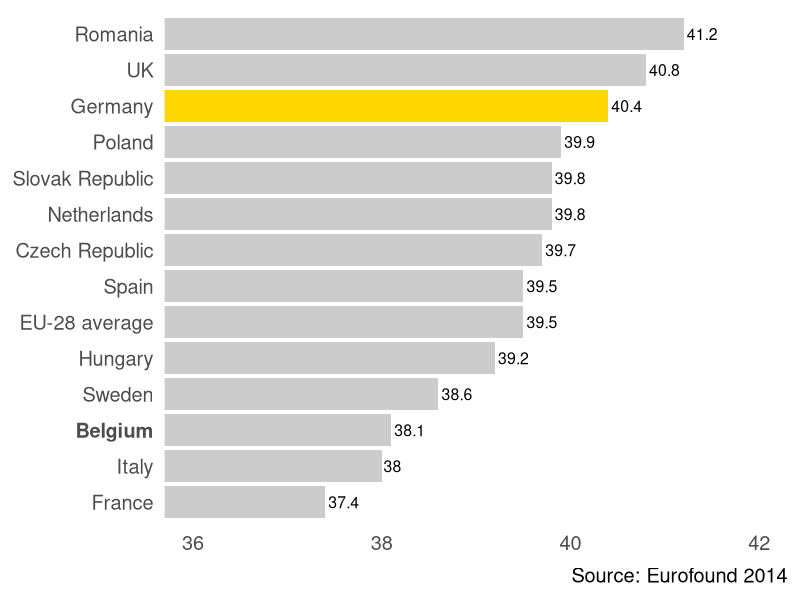
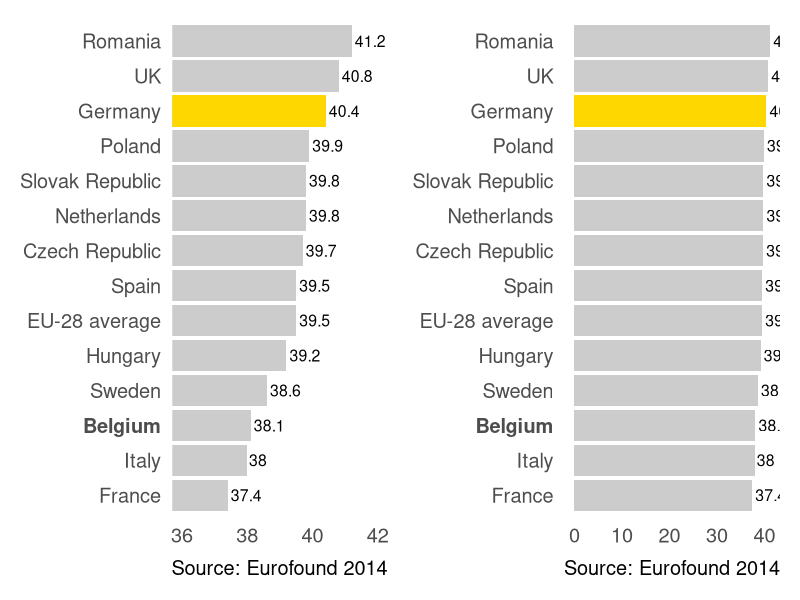
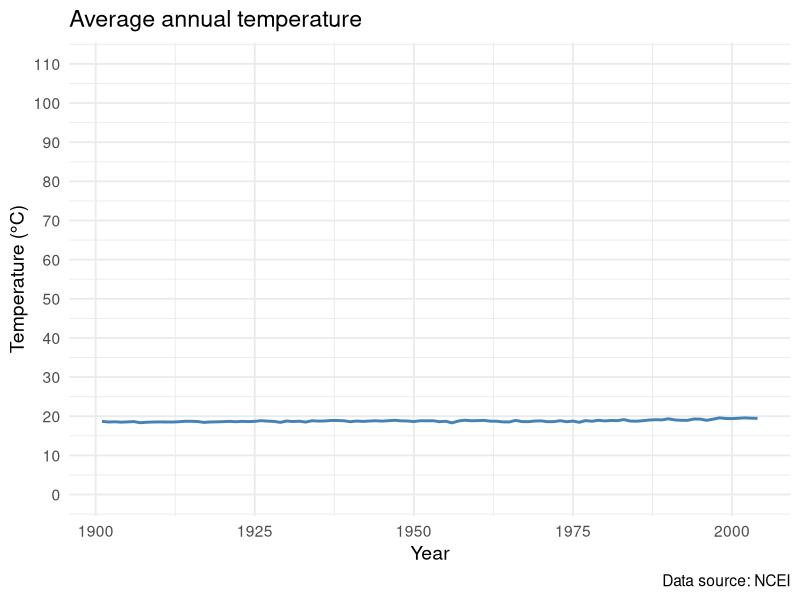
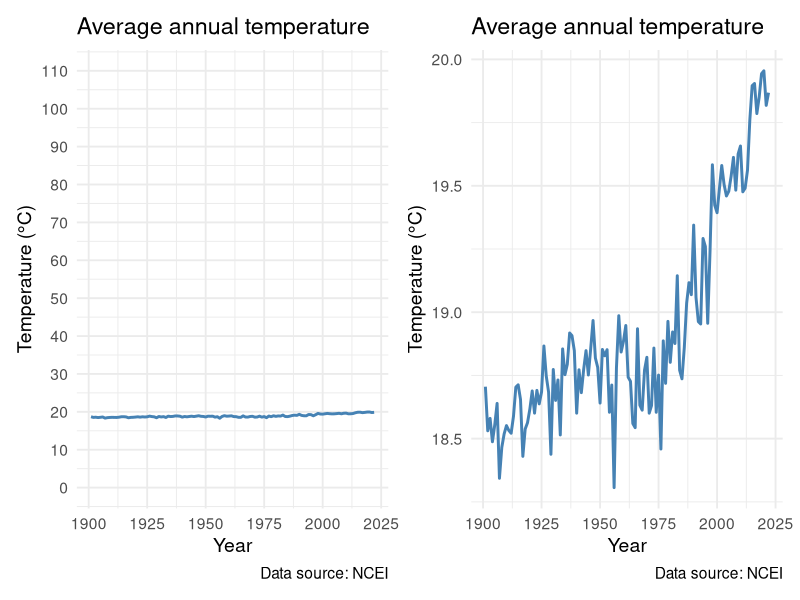
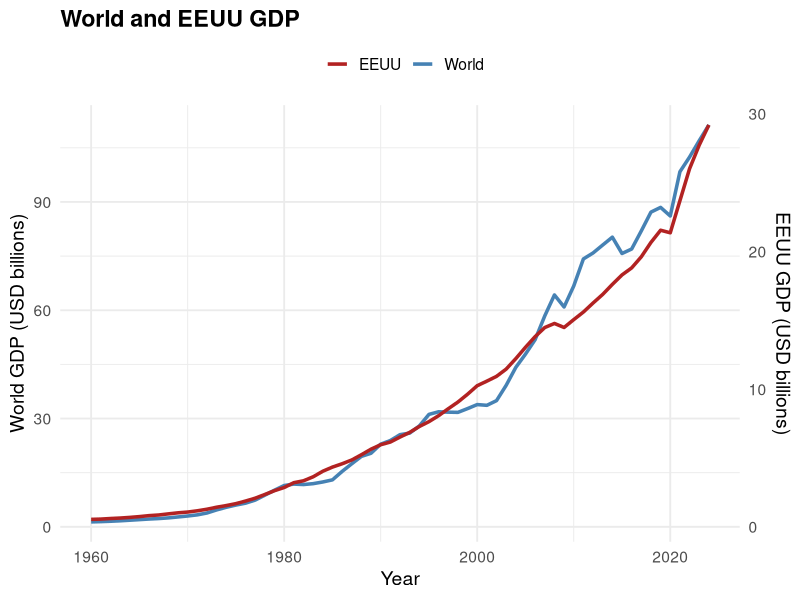
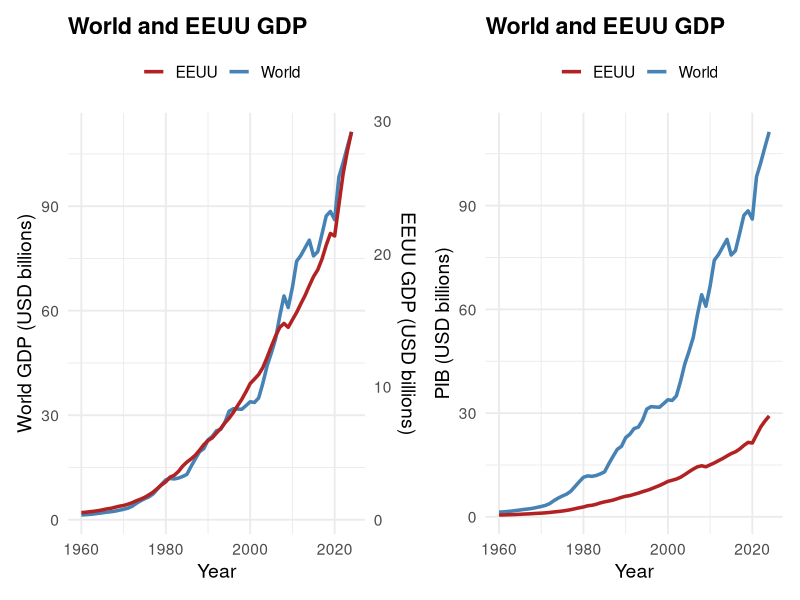

Write the R code that produced these figures, in order.
## ---- chunk 1
options(htmltools.dir.version = FALSE)
# Animations: https://github.com/daneden/animate.css#animations
knitr::opts_chunk$set(echo = FALSE, eval = TRUE, fig.width = 4.5, fig.height = 3.5, fig.show = 'hold', message = FALSE, warning = F)
# Package for slides
# remotes::install_github('yihui/xaringan')

# viewer: xaringan::inf_mr()

# Export to pdf
# install.packages("pagedown")
# pagedown::chrome_print("CoursePresentation-17.02.25.html")
## ---- chunk 2
# Cargar librerías
library(ggplot2)
library(dplyr)

# Datos (promedio de horas semanales, 2013, fuente Eurofound)
df <- data.frame(
    country = c("Romania", "UK", "Germany", "Poland", "Netherlands",
                "Slovak Republic", "Czech Republic", "EU-28 average", "Spain",
                "Hungary", "Sweden", "Belgium", "Italy", "France"),
    hours = c(41.2, 40.8, 40.4, 39.9, 39.8,
              39.8, 39.7, 39.5, 39.5,
              39.2, 38.6, 38.1, 38.0, 37.4)
)

# Ordenar por horas
df$country <- factor(df$country, levels = df$country[order(df$hours, decreasing = F)])

# --- Figura 1 (estilo original con etiquetas numéricas) ---
p1 <- ggplot(df, aes(x = hours, y = country)) +
  geom_col(fill = "grey80") +
  geom_col(data = filter(df, country == "Germany"), 
           aes(x = hours, y = country), fill = "gold") +
  geom_text(aes(label = hours), hjust = -0.1, size = 4) +
  coord_cartesian(xlim = c(36, 42)) + 
  labs(caption = "Source: Eurofound 2014", x = NULL, y = NULL) +
  theme_minimal(base_size = 18) +
  theme(panel.grid.major = element_blank(),
        panel.grid.minor = element_blank(),
        axis.text.y = element_text(face = ifelse(df$country == "Germany", "bold", "plain")))

p1
 
## ---- chunk 3
# Cargar librerías
library(ggplot2)
library(dplyr)

# Datos (promedio de horas semanales, 2013, fuente Eurofound)
df <- data.frame(
    country = c("Romania", "UK", "Germany", "Poland", "Netherlands",
                "Slovak Republic", "Czech Republic", "EU-28 average", "Spain",
                "Hungary", "Sweden", "Belgium", "Italy", "France"),
    hours = c(41.2, 40.8, 40.4, 39.9, 39.8,
              39.8, 39.7, 39.5, 39.5,
              39.2, 38.6, 38.1, 38.0, 37.4)
)

# Ordenar por horas
df$country <- factor(df$country, levels = df$country[order(df$hours, decreasing = F)])

# --- Figura 1 (estilo original con etiquetas numéricas) ---
p1 <- ggplot(df, aes(x = hours, y = country)) +
  geom_col(fill = "grey80") +
  geom_col(data = filter(df, country == "Germany"), 
           aes(x = hours, y = country), fill = "gold") +
  geom_text(aes(label = hours), hjust = -0.1, size = 4) +
  coord_cartesian(xlim = c(36, 42)) + 
  labs(caption = "Source: Eurofound 2014", x = NULL, y = NULL) +
  theme_minimal(base_size = 18) +
  theme(panel.grid.major = element_blank(),
        panel.grid.minor = element_blank(),
        axis.text.y = element_text(face = ifelse(df$country == "Germany", "bold", "plain")))

# Cargar librerías
library(patchwork)


# Datos (promedio de horas semanales, 2013, fuente Eurofound)
df <- data.frame(
    country = c("Romania", "UK", "Germany", "Poland", "Netherlands",
                "Slovak Republic", "Czech Republic", "EU-28 average", "Spain",
                "Hungary", "Sweden", "Belgium", "Italy", "France"),
    hours = c(41.2, 40.8, 40.4, 39.9, 39.8,
              39.8, 39.7, 39.5, 39.5,
              39.2, 38.6, 38.1, 38.0, 37.4)
)

# Ordenar por horas
df$country <- factor(df$country, levels = df$country[order(df$hours, decreasing = F)])

# --- Figura 1 (estilo original con etiquetas numéricas) ---
p2 <- ggplot(df, aes(x = hours, y = country)) +
  geom_col(fill = "grey80") +
  geom_col(data = filter(df, country == "Germany"), 
           aes(x = hours, y = country), fill = "gold") +
  geom_text(aes(label = hours), hjust = -0.1, size = 4) +
  labs(caption = "Source: Eurofound 2014", x = NULL, y = NULL) +
  theme_minimal(base_size = 18) +
  theme(panel.grid.major = element_blank(),
        panel.grid.minor = element_blank(),
        axis.text.y = element_text(face = ifelse(df$country == "Germany", "bold", "plain")))

p1 + p2
 
## ---- chunk 4
temp_df <- data.table::fread("img/combined_temperature.csv")

library(dplyr)
library(ggplot2)

# Average across all countries per year
yearly_avg <- temp_df %>%
  group_by(Year) %>%
  summarise(
    mean_temp = mean(`Annual Mean`, na.rm = TRUE),
    mean_smooth = mean(`5-yr smooth`, na.rm = TRUE)
  )

# Plot
p1<-ggplot(yearly_avg[yearly_avg$Year<2005,], aes(x = Year)) +
  geom_line(aes(y = mean_temp), color = "steelblue", size = 1) +
  labs(
    title = "Average annual temperature",
    y = "Temperature (°C)",
    x = "Year",
    caption = "Data source: NCEI"
  ) +
  theme_minimal(base_size = 14) + 
    coord_cartesian(ylim = c(0, 110)) +
  scale_y_continuous(breaks=seq(0,110,10)) +
  scale_x_continuous(breaks=seq(1900,2010,25))


# Plot
p2 <- ggplot(yearly_avg[yearly_avg$Year<2005,], aes(x = Year)) +
  geom_line(aes(y = mean_temp), color = "steelblue", size = 1) +
  labs(
    title = "Average annual temperature",
    y = "Temperature (°C)",
    x = "Year",
    caption = "Data source: NCEI"
  ) +
  theme_minimal(base_size = 14) + 
  scale_x_continuous(breaks=seq(1900,2010,25))

p1
## ---- chunk 5
temp_df <- data.table::fread("img/combined_temperature.csv")

library(dplyr)
library(ggplot2)

# Average across all countries per year
yearly_avg <- temp_df %>%
  group_by(Year) %>%
  summarise(
    mean_temp = mean(`Annual Mean`, na.rm = TRUE),
    mean_smooth = mean(`5-yr smooth`, na.rm = TRUE)
  )

# Plot
p1<-ggplot(yearly_avg, aes(x = Year)) +
  geom_line(aes(y = mean_temp), color = "steelblue", size = 1) +
  labs(
    title = "Average annual temperature",
    y = "Temperature (°C)",
    x = "Year",
    caption = "Data source: NCEI"
  ) +
  theme_minimal(base_size = 14) + 
    coord_cartesian(ylim = c(0, 110)) +
  scale_y_continuous(breaks=seq(0,110,10)) +
  scale_x_continuous(breaks=seq(1900,2030,25))


# Plot
p2 <- ggplot(yearly_avg, aes(x = Year)) +
  geom_line(aes(y = mean_temp), color = "steelblue", size = 1) +
  labs(
    title = "Average annual temperature",
    y = "Temperature (°C)",
    x = "Year",
    caption = "Data source: NCEI"
  ) +
  theme_minimal(base_size = 14) + 
  scale_x_continuous(breaks=seq(1900,2030,25))

p1 + p2
## ---- chunk 6
library(scales)

world <- data.table::fread("img/Mundo_ Producto interior bruto (2024).csv")
eeuu <- data.table::fread("img/Estados Unidos_ Producto interior bruto (2024).csv")

world <- world[,c("Variable observation date", "Variable observation value")]
eeuu <- eeuu[,c("Variable observation date", "Variable observation value")]

# Unir por Year
gdp <- left_join(world, eeuu, by = "Variable observation date")

# Calcular factor de escala (para el eje secundario)
scaling_factor <- max(gdp$`Variable observation value.x`, na.rm = TRUE) / max(gdp$`Variable observation value.y`, na.rm = TRUE)

# Gráfico con doble eje (engañoso)
a <- ggplot(gdp, aes(x = `Variable observation date`)) +
  geom_line(aes(y = `Variable observation value.x`, color = "World"), size = 1.2) +
  geom_line(aes(y = `Variable observation value.y` * scaling_factor, color = "EEUU"), size = 1.2) +
  scale_y_continuous(
    name = "World GDP (USD billions)",
    labels = label_number(scale = 1e-12, big.mark = ".", decimal.mark = ","),
    sec.axis = sec_axis(~ . / scaling_factor, name = "EEUU GDP (USD billions)", labels = label_number(scale = 1e-12, big.mark = ".", decimal.mark = ","))
  ) +
  scale_color_manual(values = c("World" = "steelblue", "EEUU" = "firebrick")) +
  theme_minimal(base_size = 14) +
  labs(
    title = "World and EEUU GDP",
    x = "Year",
    color = ""
  ) +
  theme(
    plot.title = element_text(face = "bold"),
    legend.position = "top"
  )

a
## ---- chunk 7

world <- data.table::fread("img/Mundo_ Producto interior bruto (2024).csv")
eeuu <- data.table::fread("img/Estados Unidos_ Producto interior bruto (2024).csv")

world <- world[,c("Variable observation date", "Variable observation value")]
eeuu <- eeuu[,c("Variable observation date", "Variable observation value")]

# Unir por Year
gdp <- left_join(world, eeuu, by = "Variable observation date")

# Calcular factor de escala (para el eje secundario)
scaling_factor <- max(gdp$`Variable observation value.x`, na.rm = TRUE) / max(gdp$`Variable observation value.y`, na.rm = TRUE)

# Gráfico con doble eje (engañoso)
a <- ggplot(gdp, aes(x = `Variable observation date`)) +
  geom_line(aes(y = `Variable observation value.x`, color = "World"), size = 1.2) +
  geom_line(aes(y = `Variable observation value.y` * scaling_factor, color = "EEUU"), size = 1.2) +
  scale_y_continuous(
    name = "World GDP (USD billions)",
    labels = label_number(scale = 1e-12, big.mark = ".", decimal.mark = ","),
    sec.axis = sec_axis(~ . / scaling_factor, name = "EEUU GDP (USD billions)", labels = label_number(scale = 1e-12, big.mark = ".", decimal.mark = ","))
  ) +
  scale_color_manual(values = c("World" = "steelblue", "EEUU" = "firebrick")) +
  theme_minimal(base_size = 14) +
  labs(
    title = "World and EEUU GDP",
    x = "Year",
    color = ""
  ) +
  theme(
    plot.title = element_text(face = "bold"),
    legend.position = "top"
  )



b <- ggplot(gdp, aes(x = `Variable observation date`)) +
  geom_line(aes(y = `Variable observation value.x`, color = "World"), size = 1.2) +
  geom_line(aes(y = `Variable observation value.y`, color = "EEUU"), size = 1.2) +
  scale_color_manual(values = c("World" = "steelblue", "EEUU" = "firebrick")) +
   scale_y_continuous(
    name = "PIB (USD billions)",
    labels = label_number(scale = 1e-12, big.mark = ".", decimal.mark = ","))+
  theme_minimal(base_size = 14) +
  labs(
    title = "World and EEUU GDP",
    x = "Year",
    y = "GDP (USD billions)",
    color = ""
  ) +
  theme(
    plot.title = element_text(face = "bold"),
    legend.position = "top"
  )


a + b
